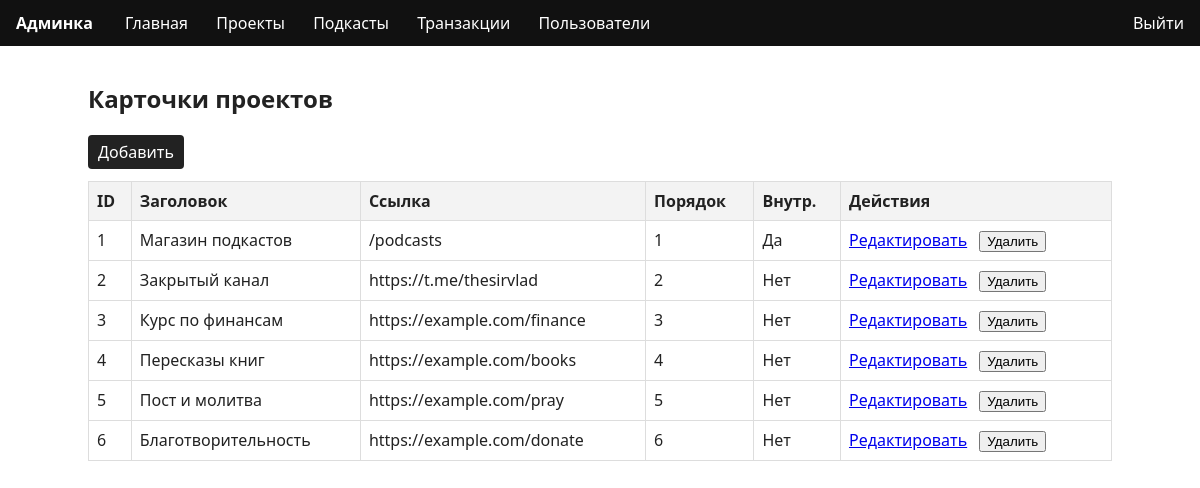
Screenshot of /admin/projects (signed in) with the database file from the repository.
### app/models.py (models this page shows)
class ProjectCard(Base):
    __tablename__ = "project_cards"
    id = Column(Integer, primary_key=True, index=True)
    title = Column(String(200), nullable=False)
    url = Column(String(500), nullable=False)
    order = Column(Integer, default=0, nullable=False)
    icon = Column(String(200), nullable=True)
    is_internal = Column(Boolean, default=False, nullable=False)

### app/admin.py (the view)
@router.get("/projects", response_class=HTMLResponse)
def projects_list(request: Request, db: Session = Depends(get_db)):
    if redirect := _guard(request):
        return redirect
    items = db.query(models.ProjectCard).order_by(models.ProjectCard.order.asc()).all()
    return templates.TemplateResponse("admin/projects_list.html", {"request": request, "items": items})

### templates/admin/projects_list.html
{% extends "admin/base.html" %}
{% block content %}
  <h2>Карточки проектов</h2>
  <div class="toolbar">
    <a class="btn" href="/admin/projects/create">Добавить</a>
  </div>
  <table>
    <thead>
      <tr>
        <th>ID</th>
        <th>Заголовок</th>
        <th>Ссылка</th>
        <th>Порядок</th>
        <th>Внутр.</th>
        <th>Действия</th>
      </tr>
    </thead>
    <tbody>
      {% for it in items %}
      <tr>
        <td>{{ it.id }}</td>
        <td>{{ it.title }}</td>
        <td>{{ it.url }}</td>
        <td>{{ it.order }}</td>
        <td>{{ 'Да' if it.is_internal else 'Нет' }}</td>
        <td class="actions">
          <a href="/admin/projects/{{ it.id }}/edit">Редактировать</a>
          <form action="/admin/projects/{{ it.id }}/delete" method="post" style="display:inline" onsubmit="return confirm('Удалить?')">
            <button type="submit">Удалить</button>
          </form>
        </td>
      </tr>
      {% endfor %}
    </tbody>
  </table>
{% endblock %}

### templates/admin/base.html (style rules this page uses)
body { font-family: system-ui, -apple-system, Segoe UI, Roboto, Helvetica, Arial; margin: 0; color: #222 }
table { border-collapse: collapse; width: 100% }
th, td { border: 1px solid #ddd; padding: 8px; vertical-align: top }
th { background: #f3f3f3; text-align: left }
.actions a, .actions button { margin-right: 8px }
form { display: grid; grid-template-columns: 1fr; gap: 12px; max-width: 640px }
.toolbar { margin: 12px 0 }
.btn { display: inline-block; padding: 6px 10px; background:#222; color:#fff; border-radius:4px; text-decoration:none }

### rows the page displays
ProjectCard: id "1", title "Магазин подкастов", url "/podcasts", order "1", is_internal "Да"
ProjectCard: id "2", title "Закрытый канал", url "https://t.me/thesirvlad", order "2", is_internal "Нет"
ProjectCard: id "3", title "Курс по финансам", url "https://example.com/finance", order "3", is_internal "Нет"
ProjectCard: id "4", title "Пересказы книг", url "https://example.com/books", order "4", is_internal "Нет"
ProjectCard: id "5", title "Пост и молитва", url "https://example.com/pray", order "5", is_internal "Нет"
ProjectCard: id "6", title "Благотворительность", url "https://example.com/donate", order "6", is_internal "Нет"
